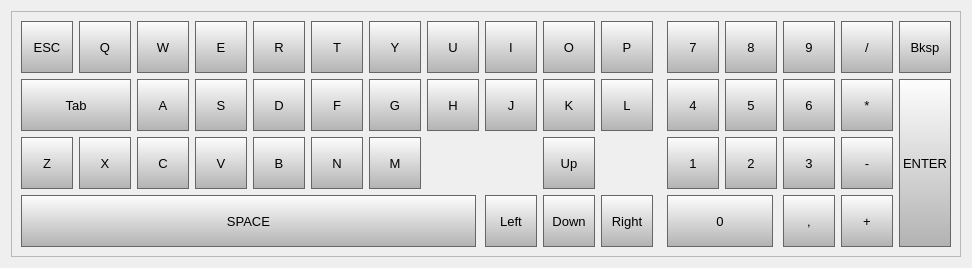
<?xml version="1.0" encoding="UTF-8"?>
<ui version="4.0">
 <class>Form</class>
 <widget class="QWidget" name="Form">
  <property name="enabled">
   <bool>true</bool>
  </property>
  <property name="geometry">
   <rect>
    <x>0</x>
    <y>0</y>
    <width>955</width>
    <height>277</height>
   </rect>
  </property>
  <property name="windowTitle">
   <string/>
  </property>
  <layout class="QHBoxLayout" name="horizontalLayout">
   <property name="sizeConstraint">
    <enum>QLayout::SetFixedSize</enum>
   </property>
   <item>
    <widget class="QFrame" name="frMainFrame">
     <property name="styleSheet">
      <string>QPushButton 
{
background-color: qlineargradient(spread:reflect, x1:0, y1:0, x2:0, y2:1, stop:0 #fefefe, stop:1 #b2b2b2);
border: 1px solid #666666;
}

QPushButton:disabled
{
background-color: qlineargradient(spread:reflect, x1:0, y1:0, x2:0, y2:1, stop:0 #dcdcdc, stop:1 #cccccc);
color: #b2b2b2;
border-color: #b2b2b2;
}

QPushButton::pressed
{
background-color: qlineargradient(spread:reflect, x1:0, y1:0, x2:0, y2:1, stop:0 #ffffff, stop:1 #cccccc);
color: #888888;
}

QPushButton 
{
font-weight: normal;
font-size:10pt;
}

#btnQ,#btnW,#btnE,#btnR,#btnT,#btnY,#btnU,#btnI,#btnO,#btnP,
#btnA,#btnS,#btnD,#btnF,#btnG,#btnH,#btnJ,#btnK,#btnL,#btnZ,
#btnX,#btnC,#btnV,#btnB,#btnN,#btnM,
#btnUP,#btnDOWN,#btnLEFT,#btnRIGHT,#btnESC
{
	width: 50px; 
	height: 50px;
}

#btnNumpad1,#btnNumpad2,#btnNumpad3,#btnNumpad4,
#btnNumpad5,#btnNumpad6,#btnNumpad7,#btnNumpad8,#btnNumpad9,
#btnNumpadComma,#btnBackspace,
#btnNumpadDEVIDE,#btnNumpadPLUS,#btnNumpadMINUS,#btnNumpadMULTI
{
	width: 50px; 
	height: 50px;
}

#btnTAB, #btnSPACE, #btnNumpad0
{
	height: 50px;
}

#btnENTER
{
	width: 50px;
	height: 170px;
}</string>
     </property>
     <property name="frameShape">
      <enum>QFrame::StyledPanel</enum>
     </property>
     <property name="frameShadow">
      <enum>QFrame::Raised</enum>
     </property>
     <layout class="QHBoxLayout" name="horizontalLayout_2">
      <property name="spacing">
       <number>14</number>
      </property>
      <item>
       <layout class="QGridLayout" name="gridLayout_2">
        <property name="sizeConstraint">
         <enum>QLayout::SetMinimumSize</enum>
        </property>
        <property name="spacing">
         <number>6</number>
        </property>
        <item row="0" column="0">
         <widget class="QPushButton" name="btnESC">
          <property name="sizePolicy">
           <sizepolicy hsizetype="Fixed" vsizetype="Fixed">
            <horstretch>0</horstretch>
            <verstretch>0</verstretch>
           </sizepolicy>
          </property>
          <property name="minimumSize">
           <size>
            <width>50</width>
            <height>40</height>
           </size>
          </property>
          <property name="focusPolicy">
           <enum>Qt::NoFocus</enum>
          </property>
          <property name="text">
           <string>ESC</string>
          </property>
         </widget>
        </item>
        <item row="0" column="1">
         <widget class="QPushButton" name="btnQ">
          <property name="sizePolicy">
           <sizepolicy hsizetype="Fixed" vsizetype="Fixed">
            <horstretch>0</horstretch>
            <verstretch>0</verstretch>
           </sizepolicy>
          </property>
          <property name="minimumSize">
           <size>
            <width>50</width>
            <height>40</height>
           </size>
          </property>
          <property name="focusPolicy">
           <enum>Qt::NoFocus</enum>
          </property>
          <property name="text">
           <string>Q</string>
          </property>
         </widget>
        </item>
        <item row="0" column="2">
         <widget class="QPushButton" name="btnW">
          <property name="sizePolicy">
           <sizepolicy hsizetype="Fixed" vsizetype="Fixed">
            <horstretch>0</horstretch>
            <verstretch>0</verstretch>
           </sizepolicy>
          </property>
          <property name="minimumSize">
           <size>
            <width>50</width>
            <height>40</height>
           </size>
          </property>
          <property name="focusPolicy">
           <enum>Qt::NoFocus</enum>
          </property>
          <property name="text">
           <string>W</string>
          </property>
         </widget>
        </item>
        <item row="0" column="3">
         <widget class="QPushButton" name="btnE">
          <property name="sizePolicy">
           <sizepolicy hsizetype="Fixed" vsizetype="Fixed">
            <horstretch>0</horstretch>
            <verstretch>0</verstretch>
           </sizepolicy>
          </property>
          <property name="minimumSize">
           <size>
            <width>50</width>
            <height>40</height>
           </size>
          </property>
          <property name="focusPolicy">
           <enum>Qt::NoFocus</enum>
          </property>
          <property name="text">
           <string>E</string>
          </property>
         </widget>
        </item>
        <item row="0" column="4">
         <widget class="QPushButton" name="btnR">
          <property name="sizePolicy">
           <sizepolicy hsizetype="Fixed" vsizetype="Fixed">
            <horstretch>0</horstretch>
            <verstretch>0</verstretch>
           </sizepolicy>
          </property>
          <property name="minimumSize">
           <size>
            <width>50</width>
            <height>40</height>
           </size>
          </property>
          <property name="focusPolicy">
           <enum>Qt::NoFocus</enum>
          </property>
          <property name="text">
           <string>R</string>
          </property>
         </widget>
        </item>
        <item row="0" column="5">
         <widget class="QPushButton" name="btnT">
          <property name="sizePolicy">
           <sizepolicy hsizetype="Fixed" vsizetype="Fixed">
            <horstretch>0</horstretch>
            <verstretch>0</verstretch>
           </sizepolicy>
          </property>
          <property name="minimumSize">
           <size>
            <width>50</width>
            <height>40</height>
           </size>
          </property>
          <property name="focusPolicy">
           <enum>Qt::NoFocus</enum>
          </property>
          <property name="text">
           <string>T</string>
          </property>
         </widget>
        </item>
        <item row="0" column="6">
         <widget class="QPushButton" name="btnY">
          <property name="sizePolicy">
           <sizepolicy hsizetype="Fixed" vsizetype="Fixed">
            <horstretch>0</horstretch>
            <verstretch>0</verstretch>
           </sizepolicy>
          </property>
          <property name="minimumSize">
           <size>
            <width>50</width>
            <height>40</height>
           </size>
          </property>
          <property name="focusPolicy">
           <enum>Qt::NoFocus</enum>
          </property>
          <property name="text">
           <string>Y</string>
          </property>
         </widget>
        </item>
        <item row="0" column="7">
         <widget class="QPushButton" name="btnU">
          <property name="sizePolicy">
           <sizepolicy hsizetype="Fixed" vsizetype="Fixed">
            <horstretch>0</horstretch>
            <verstretch>0</verstretch>
           </sizepolicy>
          </property>
          <property name="minimumSize">
           <size>
            <width>50</width>
            <height>40</height>
           </size>
          </property>
          <property name="focusPolicy">
           <enum>Qt::NoFocus</enum>
          </property>
          <property name="text">
           <string>U</string>
          </property>
         </widget>
        </item>
        <item row="0" column="8">
         <widget class="QPushButton" name="btnI">
          <property name="sizePolicy">
           <sizepolicy hsizetype="Fixed" vsizetype="Fixed">
            <horstretch>0</horstretch>
            <verstretch>0</verstretch>
           </sizepolicy>
          </property>
          <property name="minimumSize">
           <size>
            <width>50</width>
            <height>40</height>
           </size>
          </property>
          <property name="focusPolicy">
           <enum>Qt::NoFocus</enum>
          </property>
          <property name="text">
           <string>I</string>
          </property>
         </widget>
        </item>
        <item row="0" column="9">
         <widget class="QPushButton" name="btnO">
          <property name="sizePolicy">
           <sizepolicy hsizetype="Fixed" vsizetype="Fixed">
            <horstretch>0</horstretch>
            <verstretch>0</verstretch>
           </sizepolicy>
          </property>
          <property name="minimumSize">
           <size>
            <width>50</width>
            <height>40</height>
           </size>
          </property>
          <property name="focusPolicy">
           <enum>Qt::NoFocus</enum>
          </property>
          <property name="text">
           <string>O</string>
          </property>
         </widget>
        </item>
        <item row="0" column="10">
         <widget class="QPushButton" name="btnP">
          <property name="sizePolicy">
           <sizepolicy hsizetype="Fixed" vsizetype="Fixed">
            <horstretch>0</horstretch>
            <verstretch>0</verstretch>
           </sizepolicy>
          </property>
          <property name="minimumSize">
           <size>
            <width>50</width>
            <height>40</height>
           </size>
          </property>
          <property name="focusPolicy">
           <enum>Qt::NoFocus</enum>
          </property>
          <property name="text">
           <string>P</string>
          </property>
         </widget>
        </item>
        <item row="1" column="0" colspan="2">
         <widget class="QPushButton" name="btnTAB">
          <property name="sizePolicy">
           <sizepolicy hsizetype="Fixed" vsizetype="Fixed">
            <horstretch>0</horstretch>
            <verstretch>0</verstretch>
           </sizepolicy>
          </property>
          <property name="minimumSize">
           <size>
            <width>110</width>
            <height>40</height>
           </size>
          </property>
          <property name="focusPolicy">
           <enum>Qt::NoFocus</enum>
          </property>
          <property name="text">
           <string>Tab</string>
          </property>
         </widget>
        </item>
        <item row="1" column="2">
         <widget class="QPushButton" name="btnA">
          <property name="sizePolicy">
           <sizepolicy hsizetype="Fixed" vsizetype="Fixed">
            <horstretch>0</horstretch>
            <verstretch>0</verstretch>
           </sizepolicy>
          </property>
          <property name="minimumSize">
           <size>
            <width>50</width>
            <height>40</height>
           </size>
          </property>
          <property name="focusPolicy">
           <enum>Qt::NoFocus</enum>
          </property>
          <property name="text">
           <string>A</string>
          </property>
         </widget>
        </item>
        <item row="1" column="3">
         <widget class="QPushButton" name="btnS">
          <property name="sizePolicy">
           <sizepolicy hsizetype="Fixed" vsizetype="Fixed">
            <horstretch>0</horstretch>
            <verstretch>0</verstretch>
           </sizepolicy>
          </property>
          <property name="minimumSize">
           <size>
            <width>50</width>
            <height>40</height>
           </size>
          </property>
          <property name="focusPolicy">
           <enum>Qt::NoFocus</enum>
          </property>
          <property name="text">
           <string>S</string>
          </property>
         </widget>
        </item>
        <item row="1" column="4">
         <widget class="QPushButton" name="btnD">
          <property name="sizePolicy">
           <sizepolicy hsizetype="Fixed" vsizetype="Fixed">
            <horstretch>0</horstretch>
            <verstretch>0</verstretch>
           </sizepolicy>
          </property>
          <property name="minimumSize">
           <size>
            <width>50</width>
            <height>40</height>
           </size>
          </property>
          <property name="focusPolicy">
           <enum>Qt::NoFocus</enum>
          </property>
          <property name="text">
           <string>D</string>
          </property>
         </widget>
        </item>
        <item row="1" column="5">
         <widget class="QPushButton" name="btnF">
          <property name="sizePolicy">
           <sizepolicy hsizetype="Fixed" vsizetype="Fixed">
            <horstretch>0</horstretch>
            <verstretch>0</verstretch>
           </sizepolicy>
          </property>
          <property name="minimumSize">
           <size>
            <width>50</width>
            <height>40</height>
           </size>
          </property>
          <property name="focusPolicy">
           <enum>Qt::NoFocus</enum>
          </property>
          <property name="text">
           <string>F</string>
          </property>
         </widget>
        </item>
        <item row="1" column="6">
         <widget class="QPushButton" name="btnG">
          <property name="sizePolicy">
           <sizepolicy hsizetype="Fixed" vsizetype="Fixed">
            <horstretch>0</horstretch>
            <verstretch>0</verstretch>
           </sizepolicy>
          </property>
          <property name="minimumSize">
           <size>
            <width>50</width>
            <height>40</height>
           </size>
          </property>
          <property name="focusPolicy">
           <enum>Qt::NoFocus</enum>
          </property>
          <property name="text">
           <string>G</string>
          </property>
         </widget>
        </item>
        <item row="1" column="7">
         <widget class="QPushButton" name="btnH">
          <property name="sizePolicy">
           <sizepolicy hsizetype="Fixed" vsizetype="Fixed">
            <horstretch>0</horstretch>
            <verstretch>0</verstretch>
           </sizepolicy>
          </property>
          <property name="minimumSize">
           <size>
            <width>50</width>
            <height>40</height>
           </size>
          </property>
          <property name="focusPolicy">
           <enum>Qt::NoFocus</enum>
          </property>
          <property name="text">
           <string>H</string>
          </property>
         </widget>
        </item>
        <item row="1" column="8">
         <widget class="QPushButton" name="btnJ">
          <property name="sizePolicy">
           <sizepolicy hsizetype="Fixed" vsizetype="Fixed">
            <horstretch>0</horstretch>
            <verstretch>0</verstretch>
           </sizepolicy>
          </property>
          <property name="minimumSize">
           <size>
            <width>50</width>
            <height>40</height>
           </size>
          </property>
          <property name="focusPolicy">
           <enum>Qt::NoFocus</enum>
          </property>
          <property name="text">
           <string>J</string>
          </property>
         </widget>
        </item>
        <item row="1" column="9">
         <widget class="QPushButton" name="btnK">
          <property name="sizePolicy">
           <sizepolicy hsizetype="Fixed" vsizetype="Fixed">
            <horstretch>0</horstretch>
            <verstretch>0</verstretch>
           </sizepolicy>
          </property>
          <property name="minimumSize">
           <size>
            <width>50</width>
            <height>40</height>
           </size>
          </property>
          <property name="focusPolicy">
           <enum>Qt::NoFocus</enum>
          </property>
          <property name="text">
           <string>K</string>
          </property>
         </widget>
        </item>
        <item row="1" column="10">
         <widget class="QPushButton" name="btnL">
          <property name="sizePolicy">
           <sizepolicy hsizetype="Fixed" vsizetype="Fixed">
            <horstretch>0</horstretch>
            <verstretch>0</verstretch>
           </sizepolicy>
          </property>
          <property name="minimumSize">
           <size>
            <width>50</width>
            <height>40</height>
           </size>
          </property>
          <property name="focusPolicy">
           <enum>Qt::NoFocus</enum>
          </property>
          <property name="text">
           <string>L</string>
          </property>
         </widget>
        </item>
        <item row="2" column="0">
         <widget class="QPushButton" name="btnZ">
          <property name="sizePolicy">
           <sizepolicy hsizetype="Fixed" vsizetype="Fixed">
            <horstretch>0</horstretch>
            <verstretch>0</verstretch>
           </sizepolicy>
          </property>
          <property name="minimumSize">
           <size>
            <width>50</width>
            <height>40</height>
           </size>
          </property>
          <property name="focusPolicy">
           <enum>Qt::NoFocus</enum>
          </property>
          <property name="text">
           <string>Z</string>
          </property>
         </widget>
        </item>
        <item row="2" column="1">
         <widget class="QPushButton" name="btnX">
          <property name="sizePolicy">
           <sizepolicy hsizetype="Fixed" vsizetype="Fixed">
            <horstretch>0</horstretch>
            <verstretch>0</verstretch>
           </sizepolicy>
          </property>
          <property name="minimumSize">
           <size>
            <width>50</width>
            <height>40</height>
           </size>
          </property>
          <property name="focusPolicy">
           <enum>Qt::NoFocus</enum>
          </property>
          <property name="text">
           <string>X</string>
          </property>
         </widget>
        </item>
        <item row="2" column="2">
         <widget class="QPushButton" name="btnC">
          <property name="sizePolicy">
           <sizepolicy hsizetype="Fixed" vsizetype="Fixed">
            <horstretch>0</horstretch>
            <verstretch>0</verstretch>
           </sizepolicy>
          </property>
          <property name="minimumSize">
           <size>
            <width>50</width>
            <height>40</height>
           </size>
          </property>
          <property name="focusPolicy">
           <enum>Qt::NoFocus</enum>
          </property>
          <property name="text">
           <string>C</string>
          </property>
         </widget>
        </item>
        <item row="2" column="3">
         <widget class="QPushButton" name="btnV">
          <property name="sizePolicy">
           <sizepolicy hsizetype="Fixed" vsizetype="Fixed">
            <horstretch>0</horstretch>
            <verstretch>0</verstretch>
           </sizepolicy>
          </property>
          <property name="minimumSize">
           <size>
            <width>50</width>
            <height>40</height>
           </size>
          </property>
          <property name="focusPolicy">
           <enum>Qt::NoFocus</enum>
          </property>
          <property name="text">
           <string>V</string>
          </property>
         </widget>
        </item>
        <item row="2" column="4">
         <widget class="QPushButton" name="btnB">
          <property name="sizePolicy">
           <sizepolicy hsizetype="Fixed" vsizetype="Fixed">
            <horstretch>0</horstretch>
            <verstretch>0</verstretch>
           </sizepolicy>
          </property>
          <property name="minimumSize">
           <size>
            <width>50</width>
            <height>40</height>
           </size>
          </property>
          <property name="focusPolicy">
           <enum>Qt::NoFocus</enum>
          </property>
          <property name="text">
           <string>B</string>
          </property>
         </widget>
        </item>
        <item row="2" column="5">
         <widget class="QPushButton" name="btnN">
          <property name="sizePolicy">
           <sizepolicy hsizetype="Fixed" vsizetype="Fixed">
            <horstretch>0</horstretch>
            <verstretch>0</verstretch>
           </sizepolicy>
          </property>
          <property name="minimumSize">
           <size>
            <width>50</width>
            <height>40</height>
           </size>
          </property>
          <property name="focusPolicy">
           <enum>Qt::NoFocus</enum>
          </property>
          <property name="text">
           <string>N</string>
          </property>
         </widget>
        </item>
        <item row="2" column="6">
         <widget class="QPushButton" name="btnM">
          <property name="sizePolicy">
           <sizepolicy hsizetype="Fixed" vsizetype="Fixed">
            <horstretch>0</horstretch>
            <verstretch>0</verstretch>
           </sizepolicy>
          </property>
          <property name="minimumSize">
           <size>
            <width>50</width>
            <height>40</height>
           </size>
          </property>
          <property name="focusPolicy">
           <enum>Qt::NoFocus</enum>
          </property>
          <property name="text">
           <string>M</string>
          </property>
         </widget>
        </item>
        <item row="2" column="9">
         <widget class="QPushButton" name="btnUP">
          <property name="sizePolicy">
           <sizepolicy hsizetype="Fixed" vsizetype="Fixed">
            <horstretch>0</horstretch>
            <verstretch>0</verstretch>
           </sizepolicy>
          </property>
          <property name="minimumSize">
           <size>
            <width>50</width>
            <height>40</height>
           </size>
          </property>
          <property name="focusPolicy">
           <enum>Qt::NoFocus</enum>
          </property>
          <property name="text">
           <string>Up</string>
          </property>
         </widget>
        </item>
        <item row="3" column="0" colspan="8">
         <widget class="QPushButton" name="btnSPACE">
          <property name="sizePolicy">
           <sizepolicy hsizetype="Fixed" vsizetype="Fixed">
            <horstretch>0</horstretch>
            <verstretch>0</verstretch>
           </sizepolicy>
          </property>
          <property name="minimumSize">
           <size>
            <width>455</width>
            <height>40</height>
           </size>
          </property>
          <property name="focusPolicy">
           <enum>Qt::NoFocus</enum>
          </property>
          <property name="text">
           <string>SPACE</string>
          </property>
         </widget>
        </item>
        <item row="3" column="8">
         <widget class="QPushButton" name="btnLEFT">
          <property name="sizePolicy">
           <sizepolicy hsizetype="Fixed" vsizetype="Fixed">
            <horstretch>0</horstretch>
            <verstretch>0</verstretch>
           </sizepolicy>
          </property>
          <property name="minimumSize">
           <size>
            <width>50</width>
            <height>40</height>
           </size>
          </property>
          <property name="focusPolicy">
           <enum>Qt::NoFocus</enum>
          </property>
          <property name="text">
           <string>Left</string>
          </property>
         </widget>
        </item>
        <item row="3" column="9">
         <widget class="QPushButton" name="btnDOWN">
          <property name="sizePolicy">
           <sizepolicy hsizetype="Fixed" vsizetype="Fixed">
            <horstretch>0</horstretch>
            <verstretch>0</verstretch>
           </sizepolicy>
          </property>
          <property name="minimumSize">
           <size>
            <width>50</width>
            <height>40</height>
           </size>
          </property>
          <property name="focusPolicy">
           <enum>Qt::NoFocus</enum>
          </property>
          <property name="text">
           <string>Down</string>
          </property>
         </widget>
        </item>
        <item row="3" column="10">
         <widget class="QPushButton" name="btnRIGHT">
          <property name="sizePolicy">
           <sizepolicy hsizetype="Fixed" vsizetype="Fixed">
            <horstretch>0</horstretch>
            <verstretch>0</verstretch>
           </sizepolicy>
          </property>
          <property name="minimumSize">
           <size>
            <width>50</width>
            <height>40</height>
           </size>
          </property>
          <property name="focusPolicy">
           <enum>Qt::NoFocus</enum>
          </property>
          <property name="text">
           <string>Right</string>
          </property>
         </widget>
        </item>
       </layout>
      </item>
      <item>
       <layout class="QGridLayout" name="gridLayout">
        <property name="sizeConstraint">
         <enum>QLayout::SetMinimumSize</enum>
        </property>
        <property name="spacing">
         <number>6</number>
        </property>
        <item row="0" column="0">
         <widget class="QPushButton" name="btnNumpad7">
          <property name="sizePolicy">
           <sizepolicy hsizetype="Fixed" vsizetype="Fixed">
            <horstretch>0</horstretch>
            <verstretch>0</verstretch>
           </sizepolicy>
          </property>
          <property name="minimumSize">
           <size>
            <width>50</width>
            <height>40</height>
           </size>
          </property>
          <property name="focusPolicy">
           <enum>Qt::NoFocus</enum>
          </property>
          <property name="text">
           <string>7</string>
          </property>
         </widget>
        </item>
        <item row="0" column="1">
         <widget class="QPushButton" name="btnNumpad8">
          <property name="sizePolicy">
           <sizepolicy hsizetype="Fixed" vsizetype="Fixed">
            <horstretch>0</horstretch>
            <verstretch>0</verstretch>
           </sizepolicy>
          </property>
          <property name="minimumSize">
           <size>
            <width>50</width>
            <height>40</height>
           </size>
          </property>
          <property name="focusPolicy">
           <enum>Qt::NoFocus</enum>
          </property>
          <property name="text">
           <string>8</string>
          </property>
         </widget>
        </item>
        <item row="0" column="2">
         <widget class="QPushButton" name="btnNumpad9">
          <property name="sizePolicy">
           <sizepolicy hsizetype="Fixed" vsizetype="Fixed">
            <horstretch>0</horstretch>
            <verstretch>0</verstretch>
           </sizepolicy>
          </property>
          <property name="minimumSize">
           <size>
            <width>50</width>
            <height>40</height>
           </size>
          </property>
          <property name="focusPolicy">
           <enum>Qt::NoFocus</enum>
          </property>
          <property name="text">
           <string>9</string>
          </property>
         </widget>
        </item>
        <item row="0" column="3">
         <widget class="QPushButton" name="btnNumpadDEVIDE">
          <property name="sizePolicy">
           <sizepolicy hsizetype="Fixed" vsizetype="Fixed">
            <horstretch>0</horstretch>
            <verstretch>0</verstretch>
           </sizepolicy>
          </property>
          <property name="minimumSize">
           <size>
            <width>50</width>
            <height>40</height>
           </size>
          </property>
          <property name="focusPolicy">
           <enum>Qt::NoFocus</enum>
          </property>
          <property name="text">
           <string>/</string>
          </property>
         </widget>
        </item>
        <item row="0" column="4">
         <widget class="QPushButton" name="btnBackspace">
          <property name="sizePolicy">
           <sizepolicy hsizetype="Fixed" vsizetype="Fixed">
            <horstretch>0</horstretch>
            <verstretch>0</verstretch>
           </sizepolicy>
          </property>
          <property name="minimumSize">
           <size>
            <width>50</width>
            <height>40</height>
           </size>
          </property>
          <property name="focusPolicy">
           <enum>Qt::NoFocus</enum>
          </property>
          <property name="text">
           <string>Bksp</string>
          </property>
         </widget>
        </item>
        <item row="1" column="0">
         <widget class="QPushButton" name="btnNumpad4">
          <property name="sizePolicy">
           <sizepolicy hsizetype="Fixed" vsizetype="Fixed">
            <horstretch>0</horstretch>
            <verstretch>0</verstretch>
           </sizepolicy>
          </property>
          <property name="minimumSize">
           <size>
            <width>50</width>
            <height>40</height>
           </size>
          </property>
          <property name="focusPolicy">
           <enum>Qt::NoFocus</enum>
          </property>
          <property name="text">
           <string>4</string>
          </property>
         </widget>
        </item>
        <item row="1" column="1">
         <widget class="QPushButton" name="btnNumpad5">
          <property name="sizePolicy">
           <sizepolicy hsizetype="Fixed" vsizetype="Fixed">
            <horstretch>0</horstretch>
            <verstretch>0</verstretch>
           </sizepolicy>
          </property>
          <property name="minimumSize">
           <size>
            <width>50</width>
            <height>40</height>
           </size>
          </property>
          <property name="focusPolicy">
           <enum>Qt::NoFocus</enum>
          </property>
          <property name="text">
           <string>5</string>
          </property>
         </widget>
        </item>
        <item row="1" column="2">
         <widget class="QPushButton" name="btnNumpad6">
          <property name="sizePolicy">
           <sizepolicy hsizetype="Fixed" vsizetype="Fixed">
            <horstretch>0</horstretch>
            <verstretch>0</verstretch>
           </sizepolicy>
          </property>
          <property name="minimumSize">
           <size>
            <width>50</width>
            <height>40</height>
           </size>
          </property>
          <property name="focusPolicy">
           <enum>Qt::NoFocus</enum>
          </property>
          <property name="text">
           <string>6</string>
          </property>
         </widget>
        </item>
        <item row="1" column="3">
         <widget class="QPushButton" name="btnNumpadMULTI">
          <property name="sizePolicy">
           <sizepolicy hsizetype="Fixed" vsizetype="Fixed">
            <horstretch>0</horstretch>
            <verstretch>0</verstretch>
           </sizepolicy>
          </property>
          <property name="minimumSize">
           <size>
            <width>50</width>
            <height>40</height>
           </size>
          </property>
          <property name="focusPolicy">
           <enum>Qt::NoFocus</enum>
          </property>
          <property name="text">
           <string>*</string>
          </property>
         </widget>
        </item>
        <item row="1" column="4" rowspan="3">
         <widget class="QPushButton" name="btnENTER">
          <property name="sizePolicy">
           <sizepolicy hsizetype="Fixed" vsizetype="Fixed">
            <horstretch>0</horstretch>
            <verstretch>0</verstretch>
           </sizepolicy>
          </property>
          <property name="minimumSize">
           <size>
            <width>50</width>
            <height>164</height>
           </size>
          </property>
          <property name="focusPolicy">
           <enum>Qt::NoFocus</enum>
          </property>
          <property name="text">
           <string>ENTER</string>
          </property>
         </widget>
        </item>
        <item row="2" column="0">
         <widget class="QPushButton" name="btnNumpad1">
          <property name="sizePolicy">
           <sizepolicy hsizetype="Fixed" vsizetype="Fixed">
            <horstretch>0</horstretch>
            <verstretch>0</verstretch>
           </sizepolicy>
          </property>
          <property name="minimumSize">
           <size>
            <width>50</width>
            <height>40</height>
           </size>
          </property>
          <property name="focusPolicy">
           <enum>Qt::NoFocus</enum>
          </property>
          <property name="text">
           <string>1</string>
          </property>
         </widget>
        </item>
        <item row="2" column="1">
         <widget class="QPushButton" name="btnNumpad2">
          <property name="sizePolicy">
           <sizepolicy hsizetype="Fixed" vsizetype="Fixed">
            <horstretch>0</horstretch>
            <verstretch>0</verstretch>
           </sizepolicy>
          </property>
          <property name="minimumSize">
           <size>
            <width>50</width>
            <height>40</height>
           </size>
          </property>
          <property name="focusPolicy">
           <enum>Qt::NoFocus</enum>
          </property>
          <property name="text">
           <string>2</string>
          </property>
         </widget>
        </item>
        <item row="2" column="2">
         <widget class="QPushButton" name="btnNumpad3">
          <property name="sizePolicy">
           <sizepolicy hsizetype="Fixed" vsizetype="Fixed">
            <horstretch>0</horstretch>
            <verstretch>0</verstretch>
           </sizepolicy>
          </property>
          <property name="minimumSize">
           <size>
            <width>50</width>
            <height>40</height>
           </size>
          </property>
          <property name="focusPolicy">
           <enum>Qt::NoFocus</enum>
          </property>
          <property name="text">
           <string>3</string>
          </property>
         </widget>
        </item>
        <item row="2" column="3">
         <widget class="QPushButton" name="btnNumpadMINUS">
          <property name="sizePolicy">
           <sizepolicy hsizetype="Fixed" vsizetype="Fixed">
            <horstretch>0</horstretch>
            <verstretch>0</verstretch>
           </sizepolicy>
          </property>
          <property name="minimumSize">
           <size>
            <width>50</width>
            <height>40</height>
           </size>
          </property>
          <property name="focusPolicy">
           <enum>Qt::NoFocus</enum>
          </property>
          <property name="text">
           <string>-</string>
          </property>
         </widget>
        </item>
        <item row="3" column="0" colspan="2">
         <widget class="QPushButton" name="btnNumpad0">
          <property name="sizePolicy">
           <sizepolicy hsizetype="Fixed" vsizetype="Fixed">
            <horstretch>0</horstretch>
            <verstretch>0</verstretch>
           </sizepolicy>
          </property>
          <property name="minimumSize">
           <size>
            <width>106</width>
            <height>46</height>
           </size>
          </property>
          <property name="focusPolicy">
           <enum>Qt::NoFocus</enum>
          </property>
          <property name="text">
           <string>0</string>
          </property>
         </widget>
        </item>
        <item row="3" column="2">
         <widget class="QPushButton" name="btnNumpadComma">
          <property name="sizePolicy">
           <sizepolicy hsizetype="Fixed" vsizetype="Fixed">
            <horstretch>0</horstretch>
            <verstretch>0</verstretch>
           </sizepolicy>
          </property>
          <property name="minimumSize">
           <size>
            <width>50</width>
            <height>40</height>
           </size>
          </property>
          <property name="focusPolicy">
           <enum>Qt::NoFocus</enum>
          </property>
          <property name="text">
           <string>,</string>
          </property>
         </widget>
        </item>
        <item row="3" column="3">
         <widget class="QPushButton" name="btnNumpadPLUS">
          <property name="sizePolicy">
           <sizepolicy hsizetype="Fixed" vsizetype="Fixed">
            <horstretch>0</horstretch>
            <verstretch>0</verstretch>
           </sizepolicy>
          </property>
          <property name="minimumSize">
           <size>
            <width>50</width>
            <height>40</height>
           </size>
          </property>
          <property name="focusPolicy">
           <enum>Qt::NoFocus</enum>
          </property>
          <property name="text">
           <string>+</string>
          </property>
         </widget>
        </item>
       </layout>
      </item>
     </layout>
    </widget>
   </item>
  </layout>
 </widget>
 <resources/>
 <connections/>
</ui>
